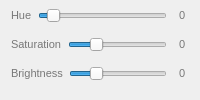
        <widget class="QWidget" name="lifx_layout" native="true">
         <property name="styleSheet">
          <string notr="true"/>
         </property>
         <layout class="QVBoxLayout" name="verticalLayout_4">
          <property name="topMargin">
           <number>4</number>
          </property>
          <property name="bottomMargin">
           <number>15</number>
          </property>
          <item>
           <layout class="QHBoxLayout" name="hue_layout">
            <property name="topMargin">
             <number>0</number>
            </property>
            <item>
             <widget class="QLabel" name="hue_label">
              <property name="font">
               <font>
                <pointsize>8</pointsize>
               </font>
              </property>
              <property name="styleSheet">
               <string notr="true">color:rgb(120, 120, 120)</string>
              </property>
              <property name="text">
               <string>Hue</string>
              </property>
             </widget>
            </item>
            <item>
             <widget class="QSlider" name="hue">
              <property name="autoFillBackground">
               <bool>false</bool>
              </property>
              <property name="styleSheet">
               <string notr="true"/>
              </property>
              <property name="maximum">
               <number>360</number>
              </property>
              <property name="value">
               <number>25</number>
              </property>
              <property name="orientation">
               <enum>Qt::Horizontal</enum>
              </property>
             </widget>
            </item>
            <item>
             <widget class="QLabel" name="hue_display">
              <property name="font">
               <font>
                <pointsize>8</pointsize>
               </font>
              </property>
              <property name="styleSheet">
               <string notr="true">color:rgb(120, 120, 120); padding-left: 3px;</string>
              </property>
              <property name="text">
               <string>0</string>
              </property>
             </widget>
            </item>
           </layout>
          </item>
          <item>
           <layout class="QHBoxLayout" name="saturation_layout">
            <property name="topMargin">
             <number>0</number>
            </property>
            <item>
             <widget class="QLabel" name="saturation_label">
              <property name="font">
               <font>
                <pointsize>8</pointsize>
               </font>
              </property>
              <property name="styleSheet">
               <string notr="true">color:rgb(120, 120, 120)</string>
              </property>
              <property name="text">
               <string>Saturation</string>
              </property>
             </widget>
            </item>
            <item>
             <widget class="QSlider" name="saturation">
              <property name="minimum">
               <number>0</number>
              </property>
              <property name="maximum">
               <number>100</number>
              </property>
              <property name="value">
               <number>25</number>
              </property>
              <property name="sliderPosition">
               <number>25</number>
              </property>
              <property name="orientation">
               <enum>Qt::Horizontal</enum>
              </property>
             </widget>
            </item>
            <item>
             <widget class="QLabel" name="sat_display">
              <property name="font">
               <font>
                <pointsize>8</pointsize>
               </font>
              </property>
              <property name="styleSheet">
               <string notr="true">color:rgb(120, 120, 120); padding-left: 3px;</string>
              </property>
              <property name="text">
               <string>0</string>
              </property>
             </widget>
            </item>
           </layout>
          </item>
          <item>
           <layout class="QHBoxLayout" name="brightness_layout">
            <property name="topMargin">
             <number>0</number>
            </property>
            <item>
             <widget class="QLabel" name="brightness_label">
              <property name="font">
               <font>
                <pointsize>8</pointsize>
                <italic>false</italic>
               </font>
              </property>
              <property name="styleSheet">
               <string notr="true">color:rgb(120, 120, 120)</string>
              </property>
              <property name="text">
               <string>Brightness</string>
              </property>
             </widget>
            </item>
            <item>
             <widget class="QSlider" name="light_brightness">
              <property name="styleSheet">
               <string notr="true"/>
              </property>
              <property name="minimum">
               <number>1</number>
              </property>
              <property name="maximum">
               <number>100</number>
              </property>
              <property name="value">
               <number>25</number>
              </property>
              <property name="orientation">
               <enum>Qt::Horizontal</enum>
              </property>
             </widget>
            </item>
            <item>
             <widget class="QLabel" name="br_display">
              <property name="font">
               <font>
                <pointsize>8</pointsize>
               </font>
              </property>
              <property name="styleSheet">
               <string notr="true">color:rgb(120, 120, 120); padding-left: 3px;</string>
              </property>
              <property name="text">
               <string>0</string>
              </property>
             </widget>
            </item>
           </layout>
          </item>
         </layout>
        </widget>
